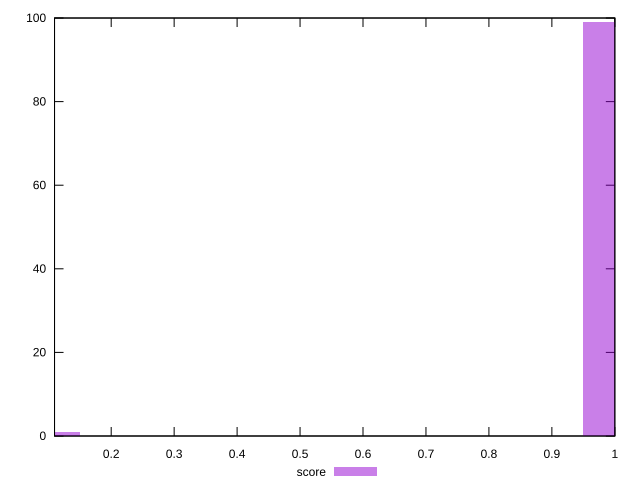

This figure's gnuplot source:
reset

$score <<EOF
0.1 1
1 99
EOF

set key outside below
set boxwidth 0.1
set xrange [0.11:1]
set yrange [0:100]
set trange [0:100]
set style fill transparent solid 0.5 noborder
set terminal svg size 640, 490 enhanced background rgb 'white'
set output "reports/report_00032_2021-02-25T10-28-15.087Z/speed-index/samples/card/score/histogram.svg"

plot $score title "score" with boxes

reset
